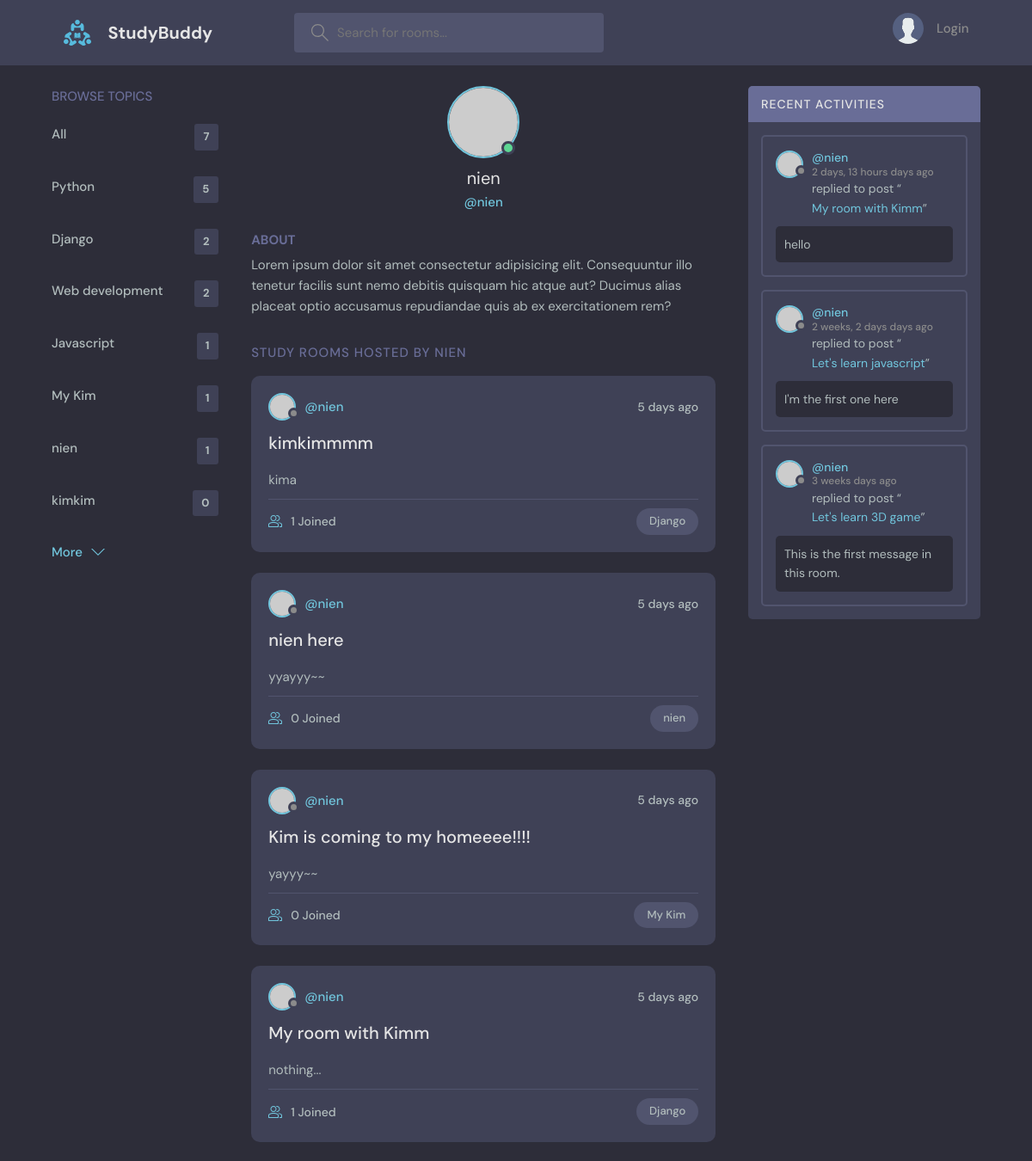
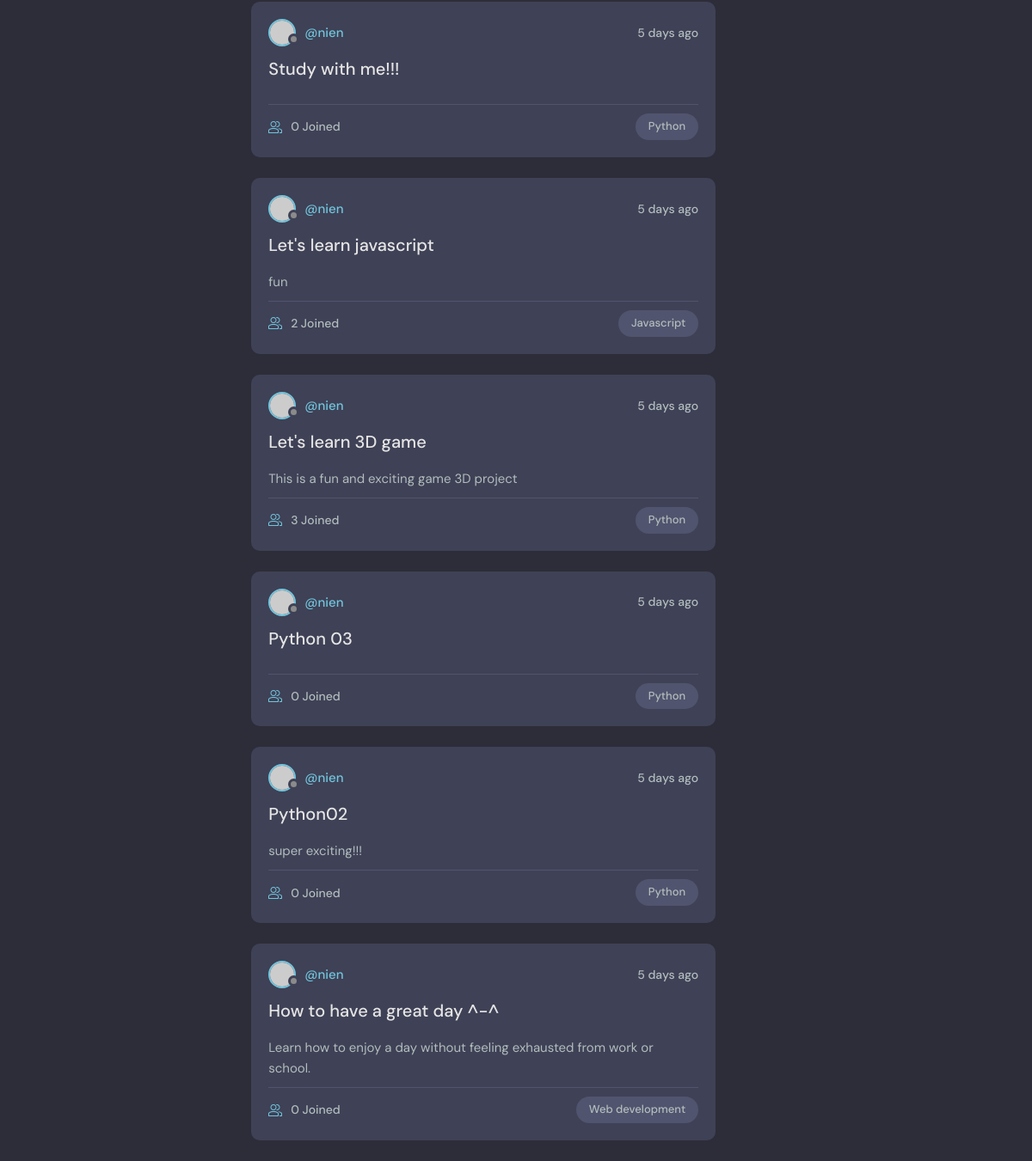
The app's page /profile/1 with its own data (2 pictures, top to bottom).
### base/models.py (models this page shows, shortened)
class Topic(models.Model):
    name = models.CharField(max_length=200)
    def __str__(self):
        return self.name

class Room(models.Model):
    host = models.ForeignKey(User, on_delete=models.SET_NULL, null=True)
    topic = models.ForeignKey(Topic, on_delete=models.SET_NULL, null=True)
    name = models.CharField(max_length=200)
    description = models.TextField(null=True, blank=True)
    updated = models.DateTimeField(auto_now=True) # update edited time
    created = models.DateTimeField(auto_now_add=True) # time first created instance
    participants = models.ManyToManyField(User, related_name='participants', blank=True)
    class Meta:
        ordering = ['-updated', '-created'] # the newest information from form will appear at first

class Message(models.Model):
    user = models.ForeignKey(User, on_delete=models.CASCADE)
    room = models.ForeignKey(Room, on_delete=models.CASCADE) # When room get deleted, all messages will be deleted as well
    body = models.TextField()
    updated = models.DateTimeField(auto_now=True)
    created = models.DateTimeField(auto_now_add=True)
    class Meta:
        ordering = ['-updated', '-created'] # the newest information from form will appear at first

### base/views.py (the view)
# urls.py: path('profile/<str:pk>', views.userProfile, name='user-profile'),
def userProfile(request, pk):
    user = User.objects.get(id=pk)
    rooms = user.room_set.all()
    room_message = user.message_set.all()
    topics = Topic.objects.all()
    context = {
        'user': user,
        'rooms': rooms,
        'room_messages': room_message,
        'topics': topics,
    }
    return render(request, 'base/profile.html', context)

### base/templates/base/profile.html (shortened to what this page needs)
{% extends 'main.html' %}
{% block content %}
<main class="profile-page layout layout--3">
  <div class="container">
    {% include 'base/topic_component.html' %}
    <div class="roomList">
      <div class="profile">
        <div class="profile__avatar">
          <div class="avatar avatar--large active">
            <img src="https://randomuser.me/api/portraits/men/11.jpg" />
          </div>
        </div>
        <div class="profile__info">
          <h3>{{user.username}}</h3>
          <p>@{{user.username}}</p>
        </div>
        <div class="profile__about">
          <h3>About</h3>
          <p>
            Lorem ipsum dolor sit amet consectetur adipisicing elit. Consequuntur illo tenetur
            facilis sunt nemo debitis quisquam hic atque aut? Ducimus alias placeat optio
            accusamus repudiandae quis ab ex exercitationem rem?
          </p>
        </div>
      </div>
      <div class="roomList__header">
        <div>
          <h2>Study Rooms Hosted by {{user.username}}</a>
          </h2>
        </div>
      </div>
      {% include 'base/room_list_component.html' %}
    </div>
    {% include 'base/activity_component.html' %}
  </div>
</main>
{% endblock content %}

### base/templates/base/topic_component.html
<div class="topics">
      <div class="topics__header">
        <h2>Browse Topics</h2>
      </div>
      <ul class="topics__list">
        <li>
            <a href='{% url 'home' %}'>All <span>{{topics.count}}</span></a>
        </li>
        {% for topic in topics %}
            <li>
                <a href='{% url 'home' %}?q={{topic.name}}'>{{topic.name}} <span>{{topic.room_set.all.count}}</span>
                </a>
            </li>
        {% endfor %}
      </ul>
      <a class="btn btn--link" href="{% url 'topics' %}">
        More
        <svg
          version="1.1"
          xmlns="http://www.w3.org/2000/svg"
          width="32"
          height="32"
          viewBox="0 0 32 32"
        >
          <title>chevron-down</title>
          <path d="M16 21l-13-13h-3l16 16 16-16h-3l-13 13z"></path>
        </svg>
      </a>
</div>

### base/templates/base/room_list_component.html (shortened to what this page needs)
{% for room in rooms %}
      <div class="roomListRoom">
        <div class="roomListRoom__header">
          <a href="{% url 'user-profile' room.host.id %}" class="roomListRoom__author">
            <div class="avatar avatar--small">
              <img src="https://randomuser.me/api/portraits/women/11.jpg" />
            </div>
            <span>@{{room.host}}</span>
          </a>
          <div class="roomListRoom__actions">
            <span>5 days ago</span>
          </div>
        </div>
        <div class="roomListRoom__content">
          <a href="{% url 'room' room.id %}">{{room.name}}</a>
          <p>
            {{room.description}}
          </p>
        </div>
        <div class="roomListRoom__meta">
          <a href="room.html" class="roomListRoom__joined">
            {{room.participants.count}} Joined
          </a>
          <p class="roomListRoom__topic">{{room.topic}}</p>
        </div>
      </div>
      {% endfor %}

### base/templates/base/activity_component.html (shortened to what this page needs)
<div class="activities">
      <div class="activities__header">
        <h2>Recent Activities</h2>
      </div>
      {% for message in room_messages %}
      <div class="activities__box">
        <div class="activities__boxHeader roomListRoom__header">
          <a href="{% url 'user-profile' message.user.id %}" class="roomListRoom__author">
            <div class="avatar avatar--small">
              <img src="https://randomuser.me/api/portraits/women/11.jpg" />
            </div>
            <p>
              @{{message.user}}
              <span>{{message.updated|timesince}} days ago</span>
            </p>
          </a>
        </div>
        <div class="activities__boxContent">
          <p>
            replied to post “<a href="{% url 'room' message.room.id %}">{{message.room.name}}</a
            >”
          </p>
          <div class="activities__boxRoomContent">
            {{message.body}}
          </div>
        </div>
      </div>
      {% endfor %}
    </div>

### records on screen
Topic: name "Python", room_set.all.count "5"
Topic: name "Django", room_set.all.count "2"
Topic: name "Web development", room_set.all.count "2"
Topic: name "Javascript", room_set.all.count "1"
Topic: name "My Kim", room_set.all.count "1"
Topic: name "nien", room_set.all.count "1"
Topic: name "kimkim", room_set.all.count "0"
Room: host "nien", name "kimkimmmm", description "kima", participants.count "1", topic "Django"
Room: host "nien", name "nien here", description "yyayyy~~", participants.count "0", topic "nien"
Room: host "nien", name "Kim is coming to my homeeee!!!!", description "yayyy~~", participants.count "0", topic "My Kim"
Room: host "nien", name "My room with Kimm", description "nothing...", participants.count "1", topic "Django"
Room: host "nien", name "Study with me!!!", participants.count "0", topic "Python"
Room: host "nien", name "Let's learn javascript", description "fun", participants.count "2", topic "Javascript"
Room: host "nien", name "Let's learn 3D game", description "This is a fun and exciting game 3D project", participants.count "3", topic "Python"
Room: host "nien", name "Python 03", participants.count "0", topic "Python"
Room: host "nien", name "Python02", description "super exciting!!!", participants.count "0", topic "Python"
Room: host "nien", name "How to have a great day ^-^", description "Learn how to enjoy a day without feeling exhausted from work or school.", participants.count "0", topic "Web development"
Message: user "nien", updated "2 days, 13 hours", room.name "My room with Kimm", body "hello"
Message: user "nien", updated "2 weeks, 2 days", room.name "Let's learn javascript", body "I'm the first one here"
Message: user "nien", updated "3 weeks", room.name "Let's learn 3D game", body "This is the first message in this room."

### other values on screen
{{ topics.count }} "7"
{{ user.username }} "nien"
{{ user.username }} "NIEN"
